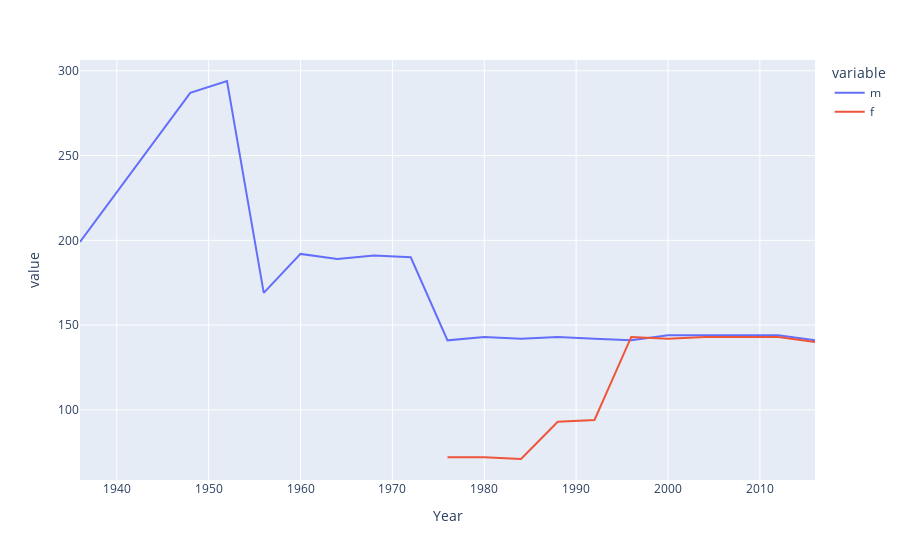

This figure's notebook cell:
### Code cell
basket = data[data["Sport"] == "Basketball"]
basket
m_data = basket[basket["Sex"] == "M"]
m_data = m_data["Sex"].groupby(basket["Year"]).count()
f_data = basket[basket["Sex"] == "F"]
f_data = f_data["Sex"].groupby(basket["Year"]).count()
f_data
gender = pd.DataFrame(dict(m = m_data, f = f_data))
import plotly_express as px
px.line(gender)

### Figure 1 — Plotly figure (JSON) as saved in the notebook; plotly's stock layout.template omitted (floating-point values rounded to 4 significant figures)
{"data": [{"hovertemplate": "variable=m<br>Year=%{x}<br>value=%{y}<extra></extra>", "legendgroup": "m", "line": {"color": "#636efa", "dash": "solid"}, "marker": {"symbol": "circle"}, "mode": "lines", "name": "m", "orientation": "v", "showlegend": true, "type": "scatter", "x": [1936, 1948, 1952, 1956, 1960, 1964, 1968, 1972, 1976, 1980, 1984, 1988, 1992, 1996, 2000, 2004, 2008, 2012, 2016], "xaxis": "x", "y": [199, 287, 294, 169, 192, 189, 191, 190, 141, 143, 142, 143, 142, 141, 144, 144, 144, 144, 141], "yaxis": "y"}, {"hovertemplate": "variable=f<br>Year=%{x}<br>value=%{y}<extra></extra>", "legendgroup": "f", "line": {"color": "#EF553B", "dash": "solid"}, "marker": {"symbol": "circle"}, "mode": "lines", "name": "f", "orientation": "v", "showlegend": true, "type": "scatter", "x": [1936, 1948, 1952, 1956, 1960, 1964, 1968, 1972, 1976, 1980, 1984, 1988, 1992, 1996, 2000, 2004, 2008, 2012, 2016], "xaxis": "x", "y": [null, null, null, null, null, null, null, null, 72, 72, 71, 93, 94, 143, 142, 143, 143, 143, 140], "yaxis": "y"}], "layout": {"legend": {"title": {"text": "variable"}, "tracegroupgap": 0}, "margin": {"t": 60}, "xaxis": {"anchor": "y", "domain": [0, 1], "title": {"text": "Year"}}, "yaxis": {"anchor": "x", "domain": [0, 1], "title": {"text": "value"}}}}
